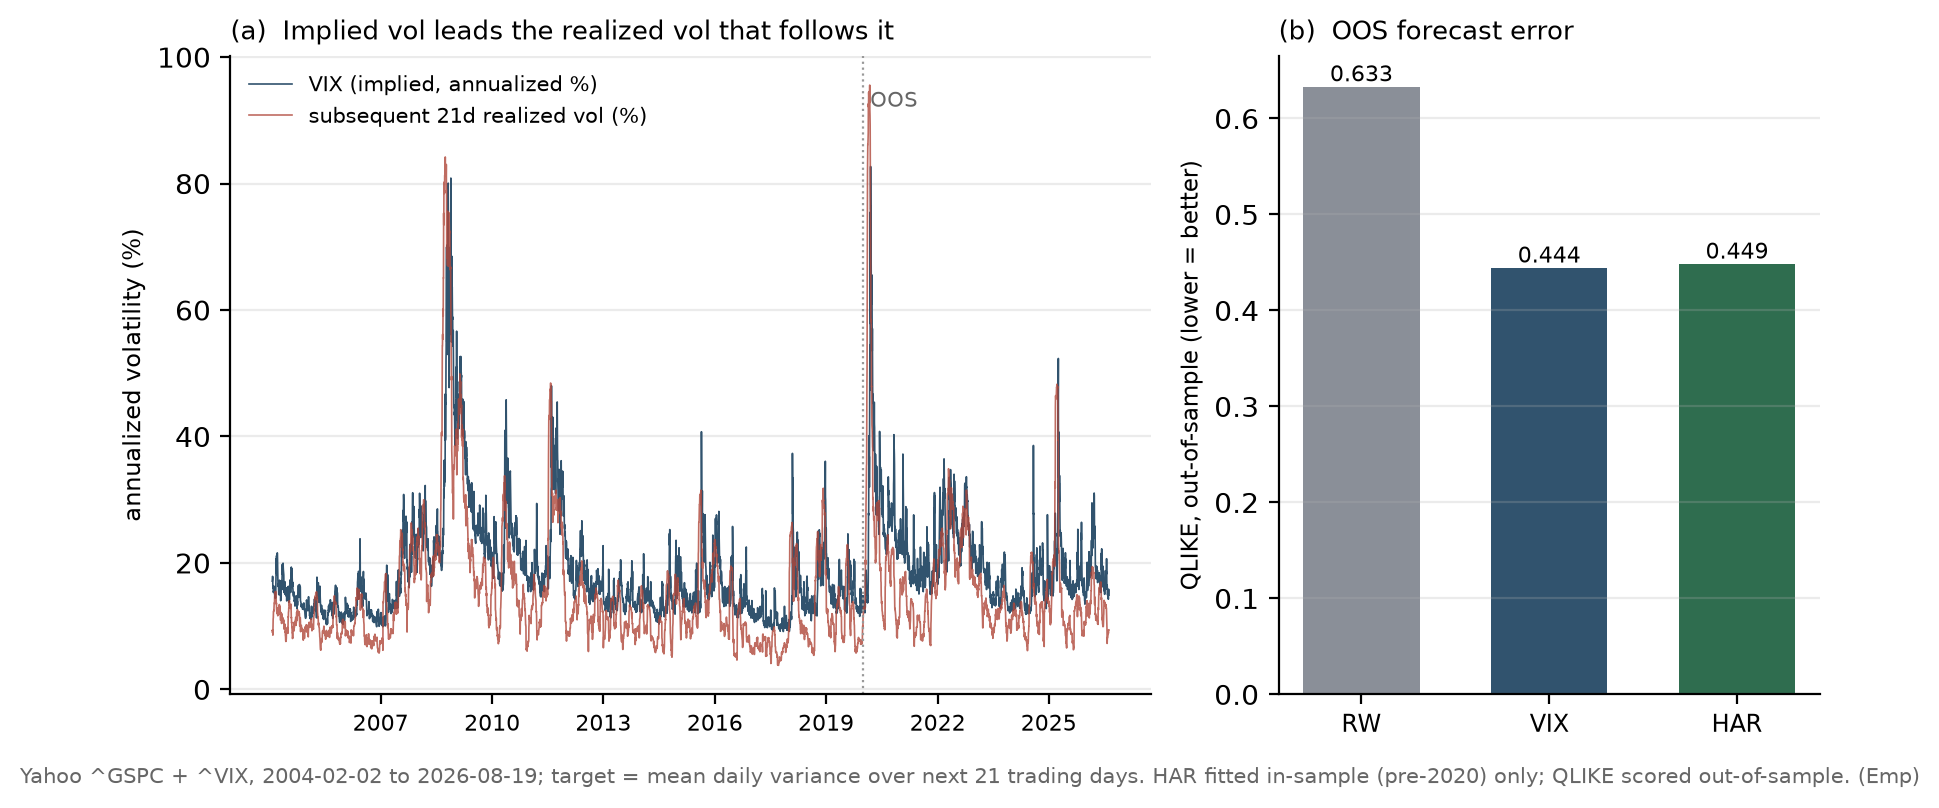

Source code (Python):
"""
Figure 1 (G2) - Forecasting next-month volatility: is the VIX beatable?

Free data: S&P 500 (^GSPC) and VIX (^VIX) daily closes from Yahoo, cached to
data/gspc_daily.csv and data/vix_daily.csv (shared with the G1 figures).

Target (fixed in advance): the mean daily variance over the NEXT 21 trading days,
RV_fwd_t = mean_{k=1..21} r_{t+k}^2, with r = daily log return. Three forecasts
are compared as predictors of RV_fwd:
  - RW  : last month's mean daily variance (random walk in variance).
  - VIX : implied daily variance (VIX/100)^2 / 252.
  - HAR : Corsi's heterogeneous-AR regression of RV_fwd on daily / weekly (5d) /
          monthly (22d) trailing mean daily variance, fitted IN-SAMPLE only.

Split (opened once): out-of-sample = 2020-01-02 onward.
Score: QLIKE = mean(a/p - log(a/p) - 1), lower is better (a=actual, p=forecast);
robust to the heteroskedasticity of variance. Printed in-sample and OOS.

Honest question the figure answers: after decades of academic effort, can a
free-data forecast beat the market's own implied volatility out of sample? The
answer here is "barely, and not reliably" - which is the whole motivation for a
strategy that trades the IV-RV gap rather than a naive vol forecast.

Reproducible:
    python fig_g2_forecast.py     # numpy, matplotlib; stdlib
"""
import os, csv, math
import numpy as np
import matplotlib
matplotlib.use("Agg")
import matplotlib.pyplot as plt

HERE = os.path.dirname(os.path.abspath(__file__))
DATA = os.path.join(HERE, "data")
OOS_START = "2020-01-02"
H = 21


def load(cache):
    d, c = [], []
    with open(os.path.join(DATA, cache)) as f:
        for row in csv.DictReader(f):
            d.append(row["date"]); c.append(float(row["close"]))
    return d, np.array(c)


gd, gc = load("gspc_daily.csv")
vd, vc = load("vix_daily.csv")
vix = dict(zip(vd, vc))
dates, close, vv = [], [], []
for d, c in zip(gd, gc):
    if d in vix:
        dates.append(d); close.append(c); vv.append(vix[d])
close = np.array(close); vv = np.array(vv)
r = np.concatenate([[0.0], np.diff(np.log(close))])       # daily log return
rv = r ** 2                                                # daily variance proxy
N = len(dates)

# trailing predictors (use info up to and including day t)
def trail_mean(x, w):
    out = np.full(N, np.nan)
    cs = np.concatenate([[0.0], np.cumsum(x)])
    for t in range(N):
        if t + 1 >= w:
            out[t] = (cs[t + 1] - cs[t + 1 - w]) / w
    return out

rv_d = trail_mean(rv, 1)     # ~ yesterday (noisy)
rv_w = trail_mean(rv, 5)
rv_m = trail_mean(rv, 22)

# forward target: mean daily variance over next H days
rv_fwd = np.full(N, np.nan)
cs = np.concatenate([[0.0], np.cumsum(rv)])
for t in range(N - H):
    rv_fwd[t] = (cs[t + 1 + H] - cs[t + 1]) / H

iv_daily = (vv / 100.0) ** 2 / 252.0                       # implied daily variance

ok = ~np.isnan(rv_fwd) & ~np.isnan(rv_m) & (rv_fwd > 0)
idx = np.where(ok)[0]
d_ok = [dates[i] for i in idx]
split = next(k for k, dd in enumerate(d_ok) if dd >= OOS_START)

y = rv_fwd[idx]
Xd, Xw, Xm = rv_d[idx], rv_w[idx], rv_m[idx]
iv = iv_daily[idx]

# HAR fitted IN-SAMPLE only
A_in = np.column_stack([np.ones(split), Xd[:split], Xw[:split], Xm[:split]])
coef, *_ = np.linalg.lstsq(A_in, y[:split], rcond=None)
A_all = np.column_stack([np.ones(len(y)), Xd, Xw, Xm])
har = A_all @ coef
har = np.clip(har, 1e-9, None)

preds = {"RW (last-month var)": np.clip(Xm, 1e-9, None),
         "VIX (implied)": np.clip(iv, 1e-9, None),
         "HAR (free-data model)": har}


def qlike(a, p):
    z = a / p
    return float(np.mean(z - np.log(z) - 1.0))


print(f"sample {d_ok[0]}..{d_ok[-1]}  n={len(y)}  OOS from {OOS_START} (n_oos={len(y)-split})")
print(f"HAR coef [const, daily, weekly, monthly] = {np.round(coef, 4)}")
print(f"{'predictor':22s} {'QLIKE in':>10s} {'QLIKE OOS':>10s}")
scores = {}
for name, p in preds.items():
    qi, qo = qlike(y[:split], p[:split]), qlike(y[split:], p[split:])
    scores[name] = (qi, qo)
    print(f"{name:22s} {qi:10.4f} {qo:10.4f}")
print(f"mean implied vol {np.sqrt(252*iv).mean()*100:.1f}%  "
      f"mean subsequent realized vol {np.sqrt(252*y).mean()*100:.1f}% (annualized)")

# ---------------- figure ------------------------------------------------------
fig, (ax1, ax2) = plt.subplots(1, 2, figsize=(8.8, 3.9),
                               gridspec_kw={"width_ratios": [1.7, 1.0]})
xs = np.arange(len(y))
ax1.plot(xs, np.sqrt(252 * preds["VIX (implied)"]) * 100, lw=0.6, color="#31536e",
         label="VIX (implied, annualized %)")
ax1.plot(xs, np.sqrt(252 * y) * 100, lw=0.6, color="#b0473a", alpha=0.8,
         label="subsequent 21d realized vol (%)")
ax1.axvline(split, color="#999", lw=0.8, ls=":")
ax1.text(split, ax1.get_ylim()[1] * 0.92, " OOS", fontsize=7.5, color="#666")
ax1.set_ylabel("annualized volatility (%)", fontsize=8.6)
ax1.set_title("(a)  Implied vol leads the realized vol that follows it", fontsize=9.5, loc="left")
ax1.legend(fontsize=7.6, frameon=False)
for s in ("top", "right"):
    ax1.spines[s].set_visible(False)
ax1.grid(True, axis="y", alpha=0.25)
yr = [i for i in range(1, len(y)) if d_ok[i][:4] != d_ok[i - 1][:4] and int(d_ok[i][:4]) % 3 == 0]
ax1.set_xticks(yr); ax1.set_xticklabels([d_ok[i][:4] for i in yr], fontsize=8)

names = list(preds.keys())
qoos = [scores[n][1] for n in names]
cols = ["#8a8f98", "#31536e", "#2f6d4f"]
ax2.bar(range(len(names)), qoos, color=cols, width=0.62)
ax2.set_xticks(range(len(names)))
ax2.set_xticklabels(["RW", "VIX", "HAR"], fontsize=8.5)
ax2.set_ylabel("QLIKE, out-of-sample (lower = better)", fontsize=8.2)
ax2.set_title("(b)  OOS forecast error", fontsize=9.5, loc="left")
for i, v in enumerate(qoos):
    ax2.text(i, v, f"{v:.3f}", ha="center", va="bottom", fontsize=7.8)
for s in ("top", "right"):
    ax2.spines[s].set_visible(False)
ax2.grid(True, axis="y", alpha=0.25)

fig.text(0.5, -0.02,
         f"Yahoo ^GSPC + ^VIX, {d_ok[0]} to {d_ok[-1]}; target = mean daily variance over next 21 trading days. "
         "HAR fitted in-sample (pre-2020) only; QLIKE scored out-of-sample. (Emp)",
         ha="center", fontsize=7.4, color="#666")
plt.tight_layout()
OUT = os.path.join(HERE, "fig_g2_forecast.png")
fig.savefig(OUT, dpi=200, bbox_inches="tight")
print("wrote", OUT)
